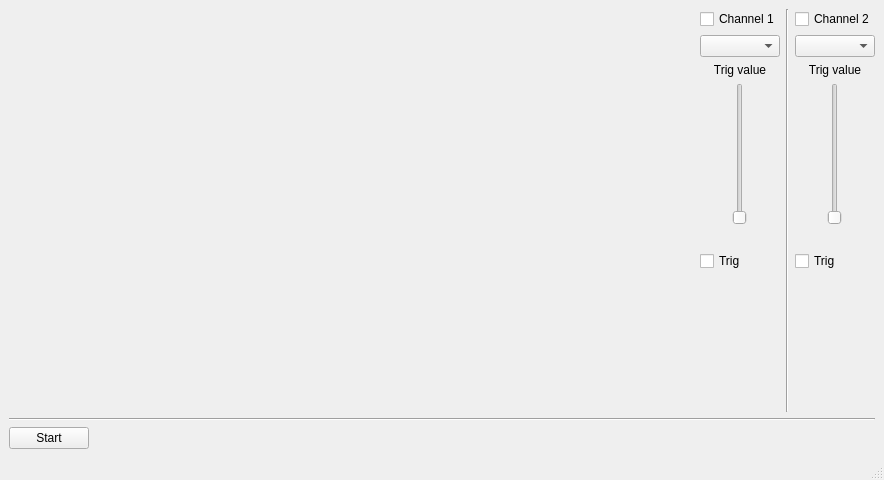
<?xml version="1.0" encoding="UTF-8"?>
<ui version="4.0">
 <class>MainWindow</class>
 <widget class="QMainWindow" name="MainWindow">
  <property name="geometry">
   <rect>
    <x>0</x>
    <y>0</y>
    <width>884</width>
    <height>480</height>
   </rect>
  </property>
  <property name="minimumSize">
   <size>
    <width>550</width>
    <height>350</height>
   </size>
  </property>
  <property name="windowTitle">
   <string>Oscilloscope</string>
  </property>
  <widget class="QWidget" name="centralwidget">
   <layout class="QVBoxLayout" name="verticalLayout">
    <item>
     <layout class="QHBoxLayout" name="matplot_buttons_hlayout">
      <item>
       <widget class="QWidget" name="matplot_widget" native="true">
        <property name="sizePolicy">
         <sizepolicy hsizetype="Expanding" vsizetype="Expanding">
          <horstretch>0</horstretch>
          <verstretch>0</verstretch>
         </sizepolicy>
        </property>
        <layout class="QVBoxLayout" name="matplot_vlayout"/>
       </widget>
      </item>
      <item>
       <layout class="QVBoxLayout" name="ch1_vlayout">
        <item>
         <widget class="QCheckBox" name="ch1_checkbox">
          <property name="text">
           <string>Channel 1</string>
          </property>
         </widget>
        </item>
        <item>
         <widget class="QComboBox" name="comboBox_CH1"/>
        </item>
        <item>
         <widget class="QLabel" name="ch1_measure_label_2">
          <property name="text">
           <string>Trig value</string>
          </property>
          <property name="alignment">
           <set>Qt::AlignCenter</set>
          </property>
         </widget>
        </item>
        <item>
         <widget class="QSlider" name="CH1_verticalSlider">
          <property name="sizePolicy">
           <sizepolicy hsizetype="Preferred" vsizetype="Expanding">
            <horstretch>0</horstretch>
            <verstretch>0</verstretch>
           </sizepolicy>
          </property>
          <property name="orientation">
           <enum>Qt::Vertical</enum>
          </property>
         </widget>
        </item>
        <item>
         <widget class="QLabel" name="ch1_trigvalue_label">
          <property name="text">
           <string/>
          </property>
          <property name="alignment">
           <set>Qt::AlignCenter</set>
          </property>
         </widget>
        </item>
        <item>
         <widget class="QCheckBox" name="CH1_Trig_checkBox">
          <property name="sizePolicy">
           <sizepolicy hsizetype="Preferred" vsizetype="Fixed">
            <horstretch>0</horstretch>
            <verstretch>0</verstretch>
           </sizepolicy>
          </property>
          <property name="layoutDirection">
           <enum>Qt::LeftToRight</enum>
          </property>
          <property name="autoFillBackground">
           <bool>false</bool>
          </property>
          <property name="text">
           <string>Trig</string>
          </property>
         </widget>
        </item>
        <item>
         <spacer name="ch1_vspacer">
          <property name="orientation">
           <enum>Qt::Vertical</enum>
          </property>
          <property name="sizeHint" stdset="0">
           <size>
            <width>20</width>
            <height>40</height>
           </size>
          </property>
         </spacer>
        </item>
       </layout>
      </item>
      <item>
       <widget class="Line" name="channels_vline">
        <property name="orientation">
         <enum>Qt::Vertical</enum>
        </property>
       </widget>
      </item>
      <item>
       <layout class="QVBoxLayout" name="ch2_vlayout">
        <item>
         <widget class="QCheckBox" name="ch2_checkbox">
          <property name="text">
           <string>Channel 2</string>
          </property>
         </widget>
        </item>
        <item>
         <widget class="QComboBox" name="comboBox_CH2"/>
        </item>
        <item>
         <widget class="QLabel" name="ch1_measure_label_3">
          <property name="text">
           <string>Trig value</string>
          </property>
          <property name="alignment">
           <set>Qt::AlignCenter</set>
          </property>
         </widget>
        </item>
        <item>
         <widget class="QSlider" name="CH2_verticalSlider">
          <property name="sizePolicy">
           <sizepolicy hsizetype="Preferred" vsizetype="Expanding">
            <horstretch>0</horstretch>
            <verstretch>0</verstretch>
           </sizepolicy>
          </property>
          <property name="orientation">
           <enum>Qt::Vertical</enum>
          </property>
         </widget>
        </item>
        <item>
         <widget class="QLabel" name="ch2_trigvalue_label">
          <property name="text">
           <string/>
          </property>
          <property name="alignment">
           <set>Qt::AlignCenter</set>
          </property>
         </widget>
        </item>
        <item>
         <widget class="QCheckBox" name="CH2_Trig_checkBox">
          <property name="sizePolicy">
           <sizepolicy hsizetype="Preferred" vsizetype="Fixed">
            <horstretch>0</horstretch>
            <verstretch>0</verstretch>
           </sizepolicy>
          </property>
          <property name="text">
           <string>Trig</string>
          </property>
         </widget>
        </item>
        <item>
         <spacer name="ch2_vspacer">
          <property name="orientation">
           <enum>Qt::Vertical</enum>
          </property>
          <property name="sizeHint" stdset="0">
           <size>
            <width>20</width>
            <height>40</height>
           </size>
          </property>
         </spacer>
        </item>
       </layout>
      </item>
     </layout>
    </item>
    <item>
     <widget class="Line" name="hline">
      <property name="orientation">
       <enum>Qt::Horizontal</enum>
      </property>
     </widget>
    </item>
    <item>
     <layout class="QHBoxLayout" name="cmd_query_hlayout">
      <item>
       <widget class="QPushButton" name="Btn_Start">
        <property name="sizePolicy">
         <sizepolicy hsizetype="Fixed" vsizetype="Fixed">
          <horstretch>0</horstretch>
          <verstretch>0</verstretch>
         </sizepolicy>
        </property>
        <property name="text">
         <string>Start</string>
        </property>
       </widget>
      </item>
      <item>
       <widget class="QLabel" name="Msg_label">
        <property name="sizePolicy">
         <sizepolicy hsizetype="Expanding" vsizetype="Preferred">
          <horstretch>0</horstretch>
          <verstretch>0</verstretch>
         </sizepolicy>
        </property>
        <property name="text">
         <string/>
        </property>
        <property name="alignment">
         <set>Qt::AlignLeading|Qt::AlignLeft|Qt::AlignVCenter</set>
        </property>
       </widget>
      </item>
      <item>
       <spacer name="cmd_query_hspacer">
        <property name="orientation">
         <enum>Qt::Horizontal</enum>
        </property>
        <property name="sizeHint" stdset="0">
         <size>
          <width>40</width>
          <height>20</height>
         </size>
        </property>
       </spacer>
      </item>
     </layout>
    </item>
   </layout>
  </widget>
  <widget class="QStatusBar" name="statusBar"/>
 </widget>
 <resources/>
 <connections/>
 <slots>
  <slot>Acquire()</slot>
  <slot>calculateFFT()</slot>
  <slot>ch_toggled()</slot>
  <slot>ch_coupling_changed()</slot>
  <slot>serial_changed(QString)</slot>
  <slot>aset()</slot>
  <slot>ch_lpfilter_toggled()</slot>
  <slot>persist_toggled()</slot>
  <slot>equiv_toggled()</slot>
 </slots>
</ui>
